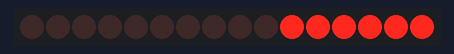
This sketch was run on a simulated ESP32. On the bench: 16 shift-register outputs drawn as a row of LEDs (first output left, lit = HIGH). Wiring (inferred from the names in the program): 2 × shift register (74HC595): data GPIO 27; shift clock GPIO 26; latch GPIO 25. Wiring (inferred from the signals the program sends): row of LEDs: on Q0, Q1, Q2, Q3, Q4, Q5, Q6, Q7, Q8, Q9, Q10, Q11, Q12, Q13, Q14, Q15.

Above: at 0.07 s.
At 0.67 s:
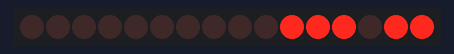
At 1.42 s:
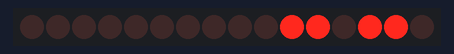
At 2.8 s:
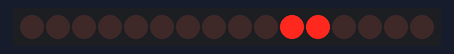
At 3.9 s:
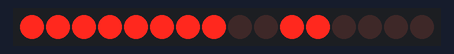
At 5.53 s:
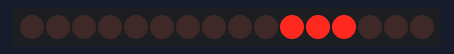
Timing chart, 0 to 5.8 s (numbered marks = the images above):
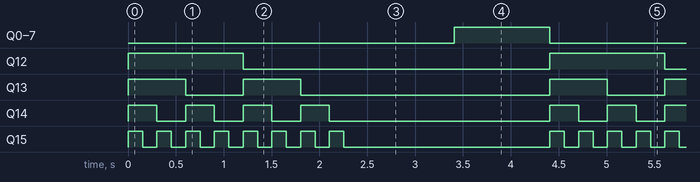

The sketch:

Eletrolux_board_v1.ino
```cpp
#include <Arduino.h>

const int STB = 25;
const int CLK = 26;
const int DIO = 27;

void sendCommand(uint8_t value) {
  digitalWrite(STB, LOW);
  shiftOut(DIO, CLK, LSBFIRST, value);
  digitalWrite(STB, HIGH);
}

void sendData(uint8_t address, uint8_t data) {
  digitalWrite(STB, LOW);
  shiftOut(DIO, CLK, LSBFIRST, address);
  shiftOut(DIO, CLK, LSBFIRST, data);
  digitalWrite(STB, HIGH);
}

void setup() {
  pinMode(STB, OUTPUT);
  pinMode(CLK, OUTPUT);
  pinMode(DIO, OUTPUT);

  // Estado de repouso das linhas
  digitalWrite(STB, HIGH);
  digitalWrite(CLK, HIGH);

  // 1. Comando: Modo de escrita de dados
  sendCommand(0x40);

  // 2. Comando: Limpar a memória (apagar tudo)
  digitalWrite(STB, LOW);
  shiftOut(DIO, CLK, LSBFIRST, 0xC0); // Endereço inicial
  for(int i = 0; i < 16; i++) {
    shiftOut(DIO, CLK, LSBFIRST, 0x00);
  }
  digitalWrite(STB, HIGH);

  // 3. Comando: Ligar o display (Brilho máximo)
  sendCommand(0x8F);
}

void loop() {
  // Varredura para acender os LEDs mapeados na memória
  for(uint8_t i = 0; i < 16; i++) {
    sendData(0xC0 + i, 0xFF);
    delay(150);
  }

  delay(1000);

  // Apaga todos os LEDs
  for(uint8_t i = 0; i < 16; i++) {
    sendData(0xC0 + i, 0x00);
  }

  delay(1000);
}
```

Measured:
- by itself, Q0–7: alternates HIGH for 1.0 s and LOW for 3.4 s
- by itself, Q12: alternates HIGH for 1.2 s and LOW for 3.2 s
- by itself, Q13: repeats every 4.4 s: LOW 0.60 s, HIGH 0.60 s, LOW 2.6 s, HIGH 0.60 s
- by itself, Q14: repeats every 4.4 s: 3 × (LOW 0.30 s, HIGH 0.30 s), LOW 2.3 s, HIGH 0.30 s
- by itself, Q15: repeats every 4.4 s: 7 × (LOW 0.15 s, HIGH 0.15 s), LOW 2.2 s, HIGH 0.15 s
